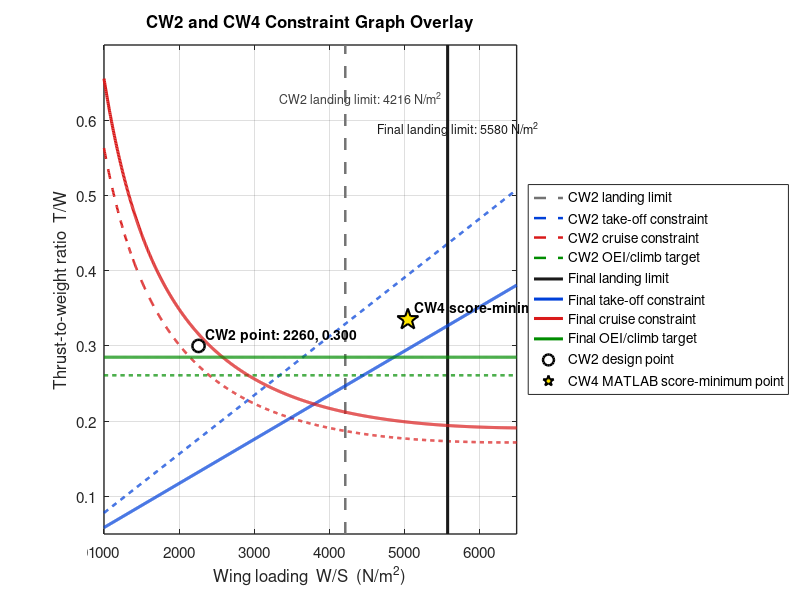
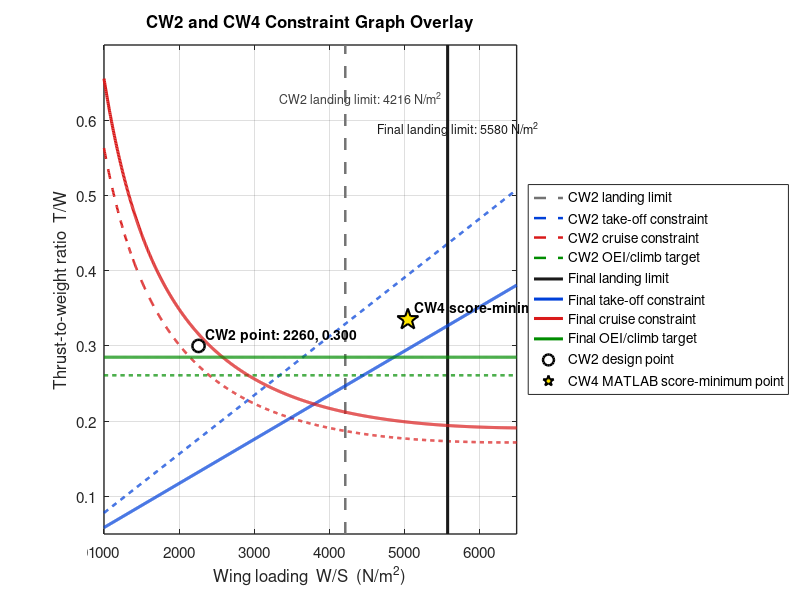

Recreate these plots in MATLAB, in order.
%% plot_constraint_graph_CW2_CW4_overlay.m
% Constraint graph overlay for CW2 original design point and CW4 MATLAB
% score-minimum point.
%
% The figure contains 8 constraint lines:
%   CW2: landing, take-off, cruise, OEI/climb
%   CW4: landing, take-off, cruise, OEI/climb
%
% and 2 design points:
%   CW2 original point:              W/S = 2260 N/m^2, T/W = 0.300
%   CW4 MATLAB score-minimum point:  W/S = 5050 N/m^2, T/W = 0.335
%
% Note:
% The final reported design point in the report was rounded from
% W/S = 5050 N/m^2 down to W/S = 5000 N/m^2 to recover approximately
% 10% landing margin. This graph shows the MATLAB score-minimum point.

clear; close all; clc;

%% Axis range
WS = linspace(1000, 6500, 1200);     % wing loading axis, N/m^2
yLim = [0.05 0.70];

%% Common requirements
S_TO  = 1700;                        % take-off field length, m
S_LFL = 1500;                        % landing field length, m
rho0  = 1.225;                       % sea-level density, kg/m^3

% Cruise condition used in the current report
q_cr      = 10660.900;               % dynamic pressure at 35,000 ft, N/m^2
alphaLap = 0.291;                   % cruise thrust lapse factor

%% ------------------------------------------------------------------------
%  CW2 ORIGINAL CONSTRAINT SET
%  Values taken from the previous constraint-analysis basis.
%% ------------------------------------------------------------------------

old.WS_point = 2260;                 % N/m^2
old.TW_point = 0.300;

old.CLmax_TO = 1.8;
old.CLmax_L  = 2.2;
old.CD0      = 0.015;
old.AR       = 9.0;
old.e        = 0.85;
old.K        = 1/(pi*old.e*old.AR);

% CW2 OEI/climb target from the earlier constraint chart.
old.TW_OEI = 0.261;

% CW2 plotted landing boundary for the old CLmax,L = 2.2 case.
% This is kept as the original CW2 landing line rather than recalculating it
% with the final CW4 landing-weight fraction.
old.WS_Landing = 4216;               % N/m^2

% CW2 take-off, cruise and OEI/climb lines
old.TW_TO     = 0.239.*WS./(S_TO*old.CLmax_TO);
old.TW_cruise = (1/alphaLap).*(q_cr*old.CD0./WS + old.K.*WS./q_cr);
old.TW_OEI_ln = old.TW_OEI.*ones(size(WS));

%% ------------------------------------------------------------------------
%  FINAL CW4 UPDATED CONSTRAINT SET
%% ------------------------------------------------------------------------

% This is the MATLAB score-minimum point, not the rounded final reported
% point. The report later rounded W/S down to 5000 N/m^2.
final.WS_point = 5050;               % N/m^2, MATLAB score-minimum point
final.TW_point = 0.335;

final.CLmax_TO = 2.4;
final.CLmax_L  = 3.0;
final.CD0      = 0.0175;
final.K        = 0.0441;
final.beta_L   = 0.850;
final.TW_OEI   = 0.285;

% Final landing boundary calculation
VA_kt = sqrt(S_LFL/0.091);           % approach speed in knots
VS_kt = VA_kt/1.3;                   % stall speed in knots
VS_ms = VS_kt/1.94384;               % convert knots to m/s

WS_Landing_final_weight = 0.5*rho0*final.CLmax_L*VS_ms^2;
final.WS_Landing = WS_Landing_final_weight/final.beta_L;

% Final take-off, cruise and OEI/climb lines
final.TW_TO     = 0.239.*WS./(S_TO*final.CLmax_TO);
final.TW_cruise = (1/alphaLap).*(q_cr*final.CD0./WS + final.K.*WS./q_cr);
final.TW_OEI_ln = final.TW_OEI.*ones(size(WS));

%% Useful margin values
landingMargin_5050 = (final.WS_Landing - 5050)/final.WS_Landing;
landingMargin_5000 = (final.WS_Landing - 5000)/final.WS_Landing;

activeTW_5050 = max([
    interp1(WS, final.TW_TO, final.WS_point), ...
    interp1(WS, final.TW_cruise, final.WS_point), ...
    final.TW_OEI]);

thrustMargin_5050 = (final.TW_point - activeTW_5050)/activeTW_5050;

%% Plot
fig = figure('Color','w','Position',[100 100 1100 720]);
hold on; grid on; box on;

% ---------------- CW2 original lines: dashed ----------------
h1 = plot([old.WS_Landing old.WS_Landing], yLim, '--', ...
    'LineWidth',1.8, 'Color',[0.45 0.45 0.45]);

h2 = plot(WS, old.TW_TO, '--', ...
    'LineWidth',1.8, 'Color',[0.00 0.25 0.85]);

h3 = plot(WS, old.TW_cruise, '--', ...
    'LineWidth',1.8, 'Color',[0.85 0.10 0.10]);

h4 = plot(WS, old.TW_OEI_ln, '--', ...
    'LineWidth',1.8, 'Color',[0.00 0.55 0.00]);

% ---------------- Final CW4 lines: solid ----------------
h5 = plot([final.WS_Landing final.WS_Landing], yLim, '-', ...
    'LineWidth',2.2, 'Color',[0.10 0.10 0.10]);

h6 = plot(WS, final.TW_TO, '-', ...
    'LineWidth',2.2, 'Color',[0.00 0.25 0.85]);

h7 = plot(WS, final.TW_cruise, '-', ...
    'LineWidth',2.2, 'Color',[0.85 0.10 0.10]);

h8 = plot(WS, final.TW_OEI_ln, '-', ...
    'LineWidth',2.2, 'Color',[0.00 0.55 0.00]);

% ---------------- Design points ----------------
p1 = plot(old.WS_point, old.TW_point, 'o', ...
    'MarkerSize',9, ...
    'MarkerFaceColor',[1.00 1.00 1.00], ...
    'MarkerEdgeColor',[0.00 0.00 0.00], ...
    'LineWidth',1.8);

p2 = plot(final.WS_point, final.TW_point, 'p', ...
    'MarkerSize',16, ...
    'MarkerFaceColor',[1.00 0.90 0.00], ...
    'MarkerEdgeColor',[0.00 0.00 0.00], ...
    'LineWidth',1.5);

% Point labels
text(old.WS_point+90, old.TW_point+0.015, ...
    'CW2 point: 2260, 0.300', ...
    'FontSize',10, 'FontWeight','bold');

text(final.WS_point+90, final.TW_point+0.015, ...
    'CW4 score-minimum: 5050, 0.335', ...
    'FontSize',10, 'FontWeight','bold');

% Landing boundary labels
text(old.WS_Landing-880, 0.63, ...
    sprintf('CW2 landing limit: %.0f N/m^2', old.WS_Landing), ...
    'FontSize',9, 'Color',[0.25 0.25 0.25]);

text(final.WS_Landing-940, 0.59, ...
    sprintf('Final landing limit: %.0f N/m^2', final.WS_Landing), ...
    'FontSize',9, 'Color',[0.10 0.10 0.10]);

% Optional note explaining why the report rounded to 5000

%% Formatting
xlabel('Wing loading  W/S  (N/m^2)', 'FontSize',12);
ylabel('Thrust-to-weight ratio  T/W', 'FontSize',12);
title('CW2 and CW4 Constraint Graph Overlay', ...
    'FontSize',13, 'FontWeight','bold');

xlim([1000 6500]);
ylim(yLim);

legend([h1 h2 h3 h4 h5 h6 h7 h8 p1 p2], ...
    {'CW2 landing limit', ...
     'CW2 take-off constraint', ...
     'CW2 cruise constraint', ...
     'CW2 OEI/climb target', ...
     'Final landing limit', ...
     'Final take-off constraint', ...
     'Final cruise constraint', ...
     'Final OEI/climb target', ...
     'CW2 design point', ...
     'CW4 MATLAB score-minimum point'}, ...
     'Location','eastoutside', ...
     'FontSize',9);

set(gca,'FontSize',11);
set(gca,'LineWidth',1.0);

%% Print useful values to command window
fprintf('\n--- CW2 original constraint set ---\n');
fprintf('CW2 landing limit = %.0f N/m^2\n', old.WS_Landing);
fprintf('CW2 T/W_TO at W/S = 2260 = %.3f\n', ...
    interp1(WS, old.TW_TO, old.WS_point));
fprintf('CW2 T/W_cruise at W/S = 2260 = %.3f\n', ...
    interp1(WS, old.TW_cruise, old.WS_point));
fprintf('CW2 T/W_OEI = %.3f\n', old.TW_OEI);
fprintf('CW2 design point = (%.0f, %.3f)\n', ...
    old.WS_point, old.TW_point);

fprintf('\n--- Final CW4 constraint set ---\n');
fprintf('Final landing limit = %.0f N/m^2\n', final.WS_Landing);
fprintf('Final T/W_TO at W/S = 5050 = %.3f\n', ...
    interp1(WS, final.TW_TO, final.WS_point));
fprintf('Final T/W_cruise at W/S = 5050 = %.3f\n', ...
    interp1(WS, final.TW_cruise, final.WS_point));
fprintf('Final T/W_OEI = %.3f\n', final.TW_OEI);
fprintf('Active T/W requirement at W/S = 5050 = %.3f\n', activeTW_5050);
fprintf('CW4 MATLAB score-minimum point = (%.0f, %.3f)\n', ...
    final.WS_point, final.TW_point);
fprintf('Landing margin at W/S = 5050 = %.1f%%\n', ...
    100*landingMargin_5050);
fprintf('Landing margin after report rounding to W/S = 5000 = %.1f%%\n', ...
    100*landingMargin_5000);
fprintf('Thrust margin at W/S = 5050, T/W = 0.335 = %.1f%%\n', ...
    100*thrustMargin_5050);

%% Save figure
% Save output into a figures folder located in the same folder as this script.
% If the script path cannot be detected, save into the current MATLAB folder.

thisFile = mfilename('fullpath');

if isempty(thisFile)
    scriptDir = pwd;
else
    scriptDir = fileparts(thisFile);
end

outDir = fullfile(scriptDir, 'figures');

if ~isfolder(outDir)
    [status, msg] = mkdir(outDir);
    if ~status
        warning('Could not create figures folder: %s', msg);
        outDir = scriptDir;   % fall back to script folder
    end
end

pngName = fullfile(outDir, 'constraint_graph_CW2_CW4_overlay.png');
pdfName = fullfile(outDir, 'constraint_graph_CW2_CW4_overlay.pdf');

try
    exportgraphics(fig, pngName, 'Resolution', 300);
    exportgraphics(fig, pdfName, 'ContentType', 'vector');
catch
    saveas(fig, pngName);
    saveas(fig, pdfName);
end

fprintf('\nFigure saved as:\n%s\n%s\n', pngName, pdfName);
